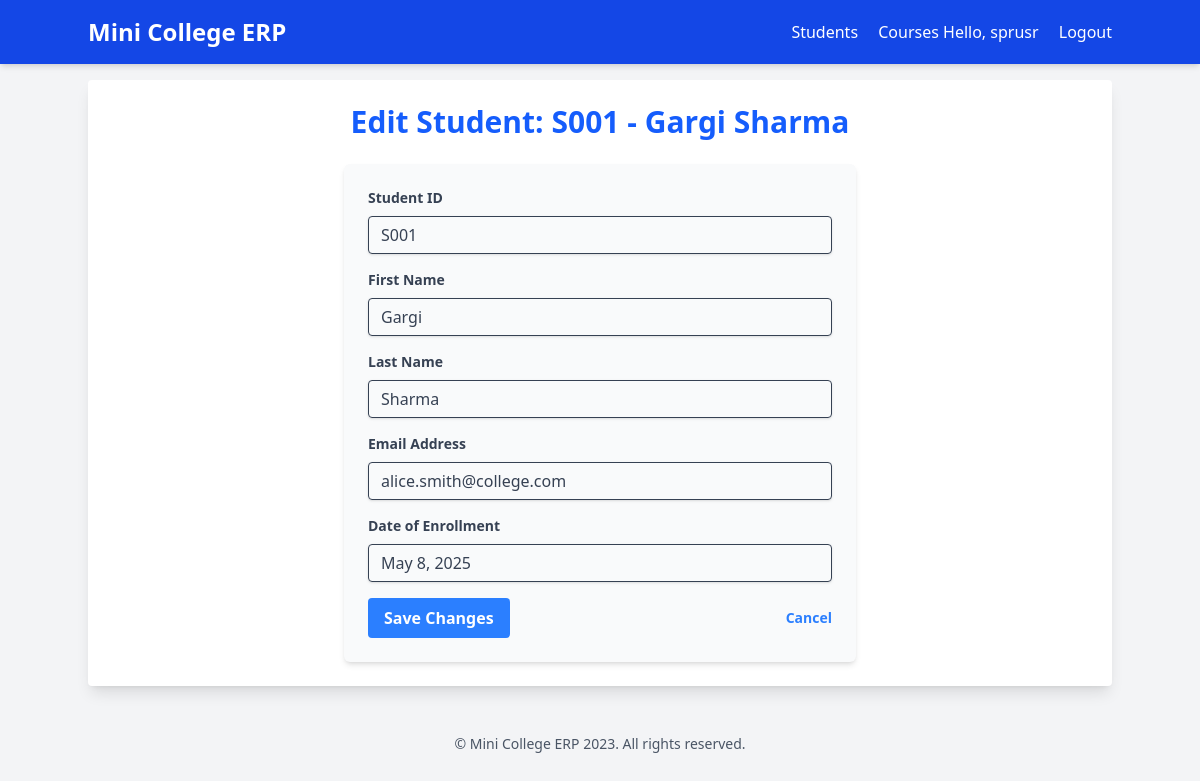
The page /students/1/edit/ (signed in) on the database its author committed.
### students/models.py (models this page shows, shortened)
class Student(models.Model):
    student_id = models.CharField(max_length=20, unique=True)
    first_name = models.CharField(max_length=100)
    last_name = models.CharField(max_length=100)
    email = models.EmailField(blank=True,null=True)
    date_of_enrollment = models.DateField()

### students/views.py (the view)
# urls.py: path('<int:pk>/edit/', views.edit_student, name='edit'),
@login_required
def edit_student(request, pk):
    student = get_object_or_404(Student, pk=pk)
    if request.method == 'POST':
        form = StudentForm(request.POST, instance=student)
        if form.is_valid():
            form.save()
            return redirect('students:detail', pk=student.pk)
    else:
        form = StudentForm(instance=student)
    context = {'form': form, 'student': student }
    return render(request, 'students/edit_student.html', context)

### students/forms.py
class StudentForm(forms.ModelForm):
    class Meta:
        model = Student
        fields = ['student_id', 'first_name', 'last_name', 'email', 'date_of_enrollment']
        labels = {
            'student_id': 'Student ID',
            'first_name': 'First Name',
            'last_name': 'Last Name',
            'email': 'Email Address',
            'date_of_enrollment': 'Date of Enrollment',
        }

### templates/students/edit_student.html (shortened to what this page needs)
{% extends 'base.html' %}
{% block content %}
    <h1 class="text-3xl font-bold text-center text-blue-600 mb-6">Edit Student: {{ student.student_id }} - {{ student.first_name }} {{ student.last_name }}</h1>
    <form method="post" class="max-w-lg mx-auto bg-gray-50 p-6 rounded-md shadow-md">
        {% for field in form.visible_fields %}
            <div class="mb-4">
                <label class="block text-gray-700 text-sm font-bold mb-2" for="{{ field.id_for_label }}">
                     {{ field.label }}
                </label>
                {% if field.field.widget.input_type == 'date' %}
                     <input type="date"
                            name="{{ field.name }}"
                            id="{{ field.id_for_label }}"
                            value="{{ field.value|date:'Y-m-d'|default:'' }}"
                            class="shadow appearance-none border rounded w-full py-2 px-3 text-gray-700 leading-tight focus:outline-none focus:shadow-outline {% if field.errors %}border-red-500{% endif %}"
                            {% if field.field.required %}required{% endif %}
                            >
                {% else %}
                     <input type="{{ field.field.widget.input_type|default:'text' }}"
                            name="{{ field.name }}"
                            id="{{ field.id_for_label }}"
                            value="{{ field.value|default:'' }}"
                            class="shadow appearance-none border rounded w-full py-2 px-3 text-gray-700 leading-tight focus:outline-none focus:shadow-outline {% if field.errors %}border-red-500{% endif %}"
                            placeholder="{{ field.label }}"
                            {% if field.field.required %}required{% endif %}
                            {% if field.field.max_length %}maxlength="{{ field.field.max_length }}"{% endif %}
                            >
                {% endif %}
            </div>
        {% endfor %}
        <div class="flex items-center justify-between">
            <button type="submit"
                    class="bg-blue-500 hover:bg-blue-700 text-white font-bold py-2 px-4 rounded focus:outline-none focus:shadow-outline">
                Save Changes
            </button>
             <a href="{% url 'students:detail' student.pk %}" class="inline-block align-baseline font-bold text-sm text-blue-500 hover:text-blue-800">
                Cancel
             </a>
        </div>
    </form>
{% endblock content %}

### templates/base.html (shortened to what this page needs)
<!DOCTYPE html>
<html lang="en">
<head>
    <script src="https://cdn.jsdelivr.net/npm/@tailwindcss/browser@4"></script>
</head>
<body class="bg-gray-100 font-sans leading-normal tracking-normal">
    <header class="bg-blue-700 text-white p-4 shadow-md">
        <div class="container mx-auto flex justify-between items-center">
            <a href="{% url 'core:home' %}" class="text-2xl font-bold">Mini College ERP</a>
            <nav>
                <a href="{% url 'students:list' %}" class="text-white hover:text-blue-200 mr-4">Students</a>
                <a href="{% url 'courses:list' %}" class="text-white hover:text-blue-200">Courses</a>
                {% if user.is_authenticated %}
                    <span class="mr-4">Hello, {{ user.username }}</span>
                    <form action="{% url 'logout' %}" method="post" class="inline">
                        <button type="submit" class="text-white hover:text-blue-200 bg-transparent border-none p-0 m-0 cursor-pointer">
                            Logout
                        </button>
                    </form>
                {% else %}
                    <a href="{% url 'login' %}" class="text-white hover:text-blue-200">Login</a>
                {% endif %}
            </nav>
        </div>
    </header>
    <main class="container mx-auto mt-4 p-6 bg-white rounded shadow-lg mb-8">
        {% block content %}{% endblock content %}
   </main>
   <footer class="mt-8 py-4 text-center text-gray-600 text-sm">
    © {{ request.META.HTTP_HOST|default:'Mini College ERP' }} 2023. All rights reserved.
   </footer>
</body>
</html>

### rows shown on the page
Student: student_id "S001", first_name "Gargi", last_name "Sharma", student_id "S001" "Gargi" "Sharma" "alice.smith@college.com" "May 8, 2025"

### other values the page prints
{{ user.username }} "sprusr"
{{ field.label }} "Student ID" "First Name" "Last Name" "Email Address" "Date of Enrollment"
{{ request.META.HTTP_HOST|default:'Mini College ERP' }} "Mini College ERP"
